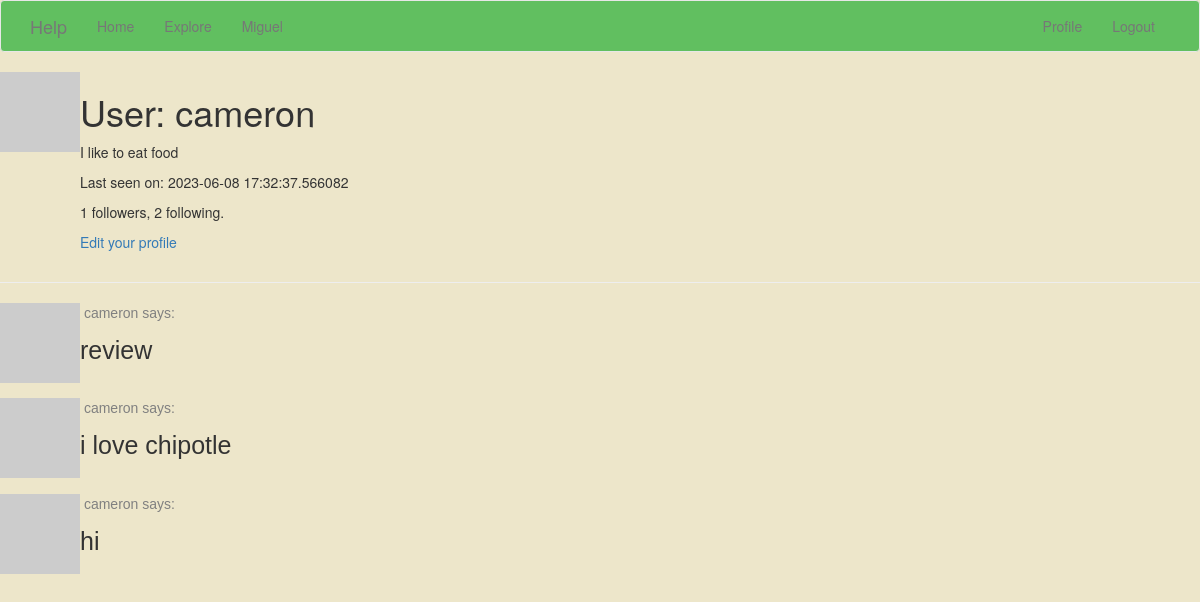
The app's page /user/cameron (signed in), older data.
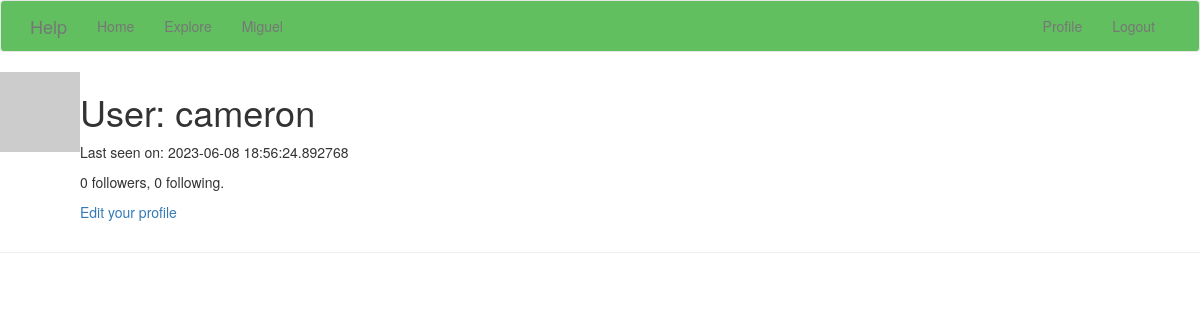
The same page, newer data.
### app/models.py (models this page shows, shortened)
class User(UserMixin, db.Model):
    id = db.Column(db.Integer, primary_key=True)
    username = db.Column(db.String(64), index=True, unique=True)
    email = db.Column(db.String(120), index=True, unique=True)
    password_hash = db.Column(db.String(128))
    posts = db.relationship('Post', backref='author', lazy='dynamic')
    about_me = db.Column(db.String(140))
    last_seen = db.Column(db.DateTime, default=datetime.utcnow)
    followed = db.relationship(
        'User', secondary=followers,
        primaryjoin=(followers.c.follower_id == id),
        secondaryjoin=(followers.c.followed_id == id),
        backref=db.backref('followers', lazy='dynamic'), lazy='dynamic')
    def avatar(self, size):
        digest = md5(self.email.lower().encode('utf-8')).hexdigest()
        return 'https://www.gravatar.com/avatar/729e26a2a2c7ff24a71958d4aa4e5f35'.format(
            digest, size)

class Post(db.Model):
    id = db.Column(db.Integer, primary_key=True)
    body = db.Column(db.String(140))
    timestamp = db.Column(db.DateTime, index=True, default=datetime.utcnow)
    user_id = db.Column(db.Integer, db.ForeignKey('user.id'))
    rating = db.Column(db.Integer, default=0)

### app/routes.py (the view)
@app.route('/user/<username>')
@login_required
def user(username):
    user = User.query.filter_by(username=username).first_or_404()
    page = request.args.get('page', 1, type=int)
    posts = user.posts.order_by(Post.timestamp.desc()).paginate(
        page=page, per_page=app.config['POSTS_PER_PAGE'], error_out=False)
    next_url = url_for('user', username=user.username, page=posts.next_num) \
        if posts.has_next else None
    prev_url = url_for('user', username=user.username, page=posts.prev_num) \
        if posts.has_prev else None
    form = EmptyForm()
    return render_template('user.html', user=user, posts=posts.items,
                           next_url=next_url, prev_url=prev_url, form=form)

### app/models.py (called while the page is built)
@login.user_loader
def load_user(id):
    return User.query.get(int(id))

### app/routes.py (called while the page is built)
@app.before_request
def before_request():
    if current_user.is_authenticated:
        current_user.last_seen = datetime.utcnow()
        db.session.commit()

### app/templates/user.html (shortened to what this page needs)
{% extends "base.html" %}
{% block content %}
    <table>
        <tr valign="top">
            <td><img src="{{ user.avatar(128) }}"></td>
            <td>
                <h1>User: {{ user.username }}</h1>
                {% if user.about_me %}<p>{{ user.about_me }}</p>{% endif %}
                {% if user.last_seen %}<p>Last seen on: {{ user.last_seen }}</p>{% endif %}
                <p>{{ user.followers.count() }} followers, {{ user.followed.count() }} following.</p>
                {% if user == current_user %}
                <p><a href="{{ url_for('edit_profile') }}">Edit your profile</a></p>
                {% endif %}
            </td>
        </tr>
    </table>
    <hr>
    {% for post in posts %}
        {% include '_post.html' %}
    {% endfor %}
{% endblock %}

### app/templates/base.html (shortened to what this page needs)
{% extends 'bootstrap/base.html' %}
{% block navbar %}
    <nav style="background-color:#61bf60;", class="navbar navbar-default">
        <div class="container" >
            <div class="navbar-header">
                <a class="navbar-brand" href="{{ url_for('index') }}">Help</a>
            </div>
            <div class="collapse navbar-collapse" id="bs-example-navbar-collapse-1">
                <ul class="nav navbar-nav">
                    <li><a href="{{ url_for('index') }}">Home</a></li>
                    <li><a href="{{ url_for('explore') }}">Explore</a></li>
                    <li><a href="{{ url_for('miguel') }}">Miguel</a></li>
                </ul>
                <ul class="nav navbar-nav navbar-right">
                    {% if current_user.is_anonymous %}
                    <li><a href="{{ url_for('login') }}">Login</a></li>
                    {% else %}
                    <li><a href="{{ url_for('user', username=current_user.username) }}">Profile</a></li>
                    <li><a href="{{ url_for('logout') }}">Logout</a></li>
                    {% endif %}
                </ul>
            </div>
        </div>
    </nav>
{% endblock %}

### app/templates/_post.html (shortened to what this page needs)
    <table>
        <tr valign="top">
            <td><img src="{{ post.author.avatar(36) }}"></td>
            <td>
                <a href="{{ url_for('user', username=post.author.username) }}">
                    <p style="font-family: Helvetica; color: grey" >&nbsp{{ post.author.username }} says:</p>
                </a>
              <body style="background-color:#ede6ca;">
              <p style="font-family: Helvetica; font-size: 25px"> {{ post.body }} </p>
              <br>
              </body>
            </td>
        </tr>
    </table>

Row changes from the older to the newer data that the page shows:
removed Post: author.username "cameron", body "review"
removed Post: author.username "cameron", body "i love chipotle"
removed Post: author.username "cameron", body "hi"
changed User "cameron": last_seen "2023-06-08 17:32:37.566082" → "2023-06-08 18:56:24.892768"; about_me "I like to eat food" → (not shown)
Text that changed along with them:
{{ user.followers.count() }}: "1" → "0"
{{ user.followed.count() }}: "2" → "0"
